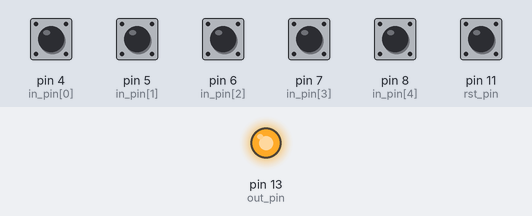
A sketch run on a simulated Arduino Uno, built with avr-gcc and run on an emulated ATmega328P. Parts: output pins drawn as LEDs (lit = HIGH). The test bench sets the inputs (shaded band); at power-on: pin 4 (in_pin[0]), pin 5 (in_pin[1]), pin 6 (in_pin[2]), pin 7 (in_pin[3]), pin 8 (in_pin[4]), pin 11 (rst_pin) HIGH. What the sketch prints to the serial monitor is not drawn.

Above: at 1.2 s.
1.3 s: pin 4 (in_pin[0]) pulled LOW for 0.15 s
2.9 s: pin 11 (rst_pin) pulled LOW for 0.15 s
4.5 s: pin 4 (in_pin[0]) driven LOW and pin 11 (rst_pin) driven LOW
7.5 s: pin 4 (in_pin[0]) pulsed HIGH 2 times (0.12 s each, 0.3 s apart)
Timing chart, 0 to 10.5 s (numbered marks = the images above; inputs shaded):
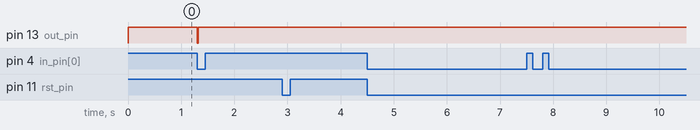

The sketch:

skee_ball.ino
```cpp
const int in_pin[] = {4, 5, 6, 7, 8};
const int rst_pin  = 11;
const int out_pin  = 13;
const int out_time = 500;

int in_hitA[5];
int in_hitB[5];
int in_hit[5];
int out_cnt;
int one_hit;

// the setup routine runs once when you press reset:
void setup() {
   int i;

   Serial.begin(9600);
   Serial.println("Skee Ball Started");

   for (i=0; i < 5; i++) {
      pinMode ( in_pin[i], INPUT );
      digitalWrite(in_pin[i], HIGH);
      in_hitA[i] = 0;
      in_hitB[i] = 0;
      in_hit[i] = 0;
   }

   pinMode ( rst_pin, INPUT );
   digitalWrite(rst_pin, HIGH);

   pinMode ( out_pin, OUTPUT );
   digitalWrite(out_pin, HIGH);
   out_cnt = 0;
   one_hit = 0;
}

void loop() {
   int i;

   for (i=0; i < 5; i++) {
      if ( (! digitalRead(in_pin[i])) &&  ( ! in_hit[i] ) ) {
         out_cnt = out_time;
         in_hitA[i] = 1;
         in_hitB[i] = in_hitA[i];

         if ( in_hitA[i] & in_hitB[i] ) {
            in_hit[i] = 1;
            one_hit = 1;
         }
      }
      else {
         in_hitA[i] = 0;
         in_hitB[i] = 0;
      }
   }

   if ( (! digitalRead(rst_pin)) && one_hit ) {

      Serial.println("Got roll: ");

      for (i=0; i < 5; i++) {
         Serial.print((i+1)*10);
         Serial.print(" switch = ");
         Serial.print(in_hit[i]);
         Serial.println("");
         in_hit[i] = 0;
      }
      out_cnt = 0;
      one_hit = 0;
      digitalWrite(out_pin, HIGH);
   }

   else if ( out_cnt > 0 ) {
      digitalWrite(out_pin, LOW);
      out_cnt--;
   }

   else digitalWrite(out_pin, HIGH);

}
```

Measured:
- after the input at 1.3 s, pin 13 (out_pin): HIGH → LOW at once, → HIGH 0.02 s later
- after the input at 2.9 s, every drawn part: stays the same
- after the input at 4.5 s, every drawn part: stays the same
- after the input at 7.5 s, every drawn part: stays the same
